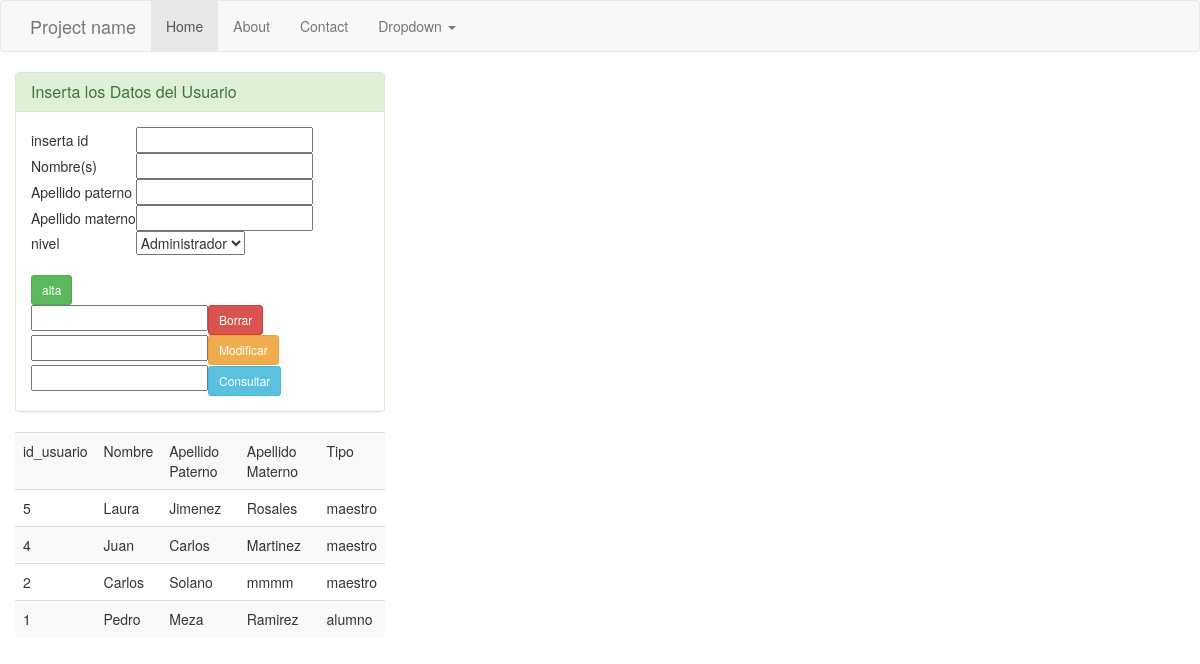
/testuser.php, run on the app's committed database.
### tables this page shows
CREATE TABLE `usuario` (
  `id_usuario` int(11) NOT NULL AUTO_INCREMENT,
  `Nombre` varchar(250) DEFAULT NULL,
  `apellido_paterno` varchar(250) DEFAULT NULL,
  `apellido_materno` varchar(250) DEFAULT NULL,
  `Telefono` varchar(250) DEFAULT NULL,
  `NumeroExterior` int(11) DEFAULT NULL,
  `NumeroInterior` int(11) DEFAULT NULL,
  `Colonia` varchar(250) DEFAULT NULL,
  `Municipio` varchar(250) DEFAULT NULL,
  `Estado` varchar(250) DEFAULT NULL,
  `CP` int(11) DEFAULT NULL,
  `Correo` varchar(250) DEFAULT NULL,
  `Usuario` varchar(250) DEFAULT NULL,
  `Contrasena` varchar(250) DEFAULT NULL,
  `Nivel` varchar(250) DEFAULT NULL,
  `status` varchar(250) DEFAULT NULL,
  PRIMARY KEY (`id_usuario`)
);

### Usuario.php (the view, shortened to what this page needs)
<?php
class usuario {
    public function readuG(){
        echo"<div class='table-responsive'>";
        echo" <table class=\"table table-striped\" >";
        echo"<tr><td>id_usuario</td><td>Nombre</td><td>Apellido Paterno</td><td>Apellido Materno</td><td>Tipo</td></tr>";
        $sql=mysql_query("select * from usuario  order by id_usuario desc ") or die (mysql_error());
        while($field= mysql_fetch_array($sql)){
            $this->id=$field['id_usuario'];
            $this->Nombre=$field['Nombre'];
            $this->apellido_paterno=$field['apellido_paterno'];
            $this->apellido_materno=$field['apellido_materno'];
            $this->Nivel=$field['Nivel'];
            switch($this->Nivel){
                case 2;
                    $type="alumno";
                    break;
                case 3;
                    $type="maestro";
                    break;
            }
            echo"<tr><td>$this->id</td><td>$this->Nombre</td><td>$this->apellido_paterno</td><td>$this->apellido_materno</td><td>$type</td></tr>";
        }
        echo"</table></div>";
    }
}
?>

### header.php (shortened to what this page needs)
<!DOCTYPE html>
<html lang="en">
<head>
    <link href="bootstrap/css/bootstrap.min.css" rel="stylesheet">
    <link rel="bootstrap/stylesheet" href="tic-72/bootstrap/css/bootstrap.min.css">
    <link rel="bootstrap/stylesheet" href="tic-72/bootstrap/css/bootstrap-theme.min.css">
<body>
<div class="navbar navbar-default">
    <div class="container">
        <div class="navbar-header">
            <a class="navbar-brand" href="#">Project name</a>
        </div>
        <div class="navbar-collapse collapse">
            <ul class="nav navbar-nav">
                <li class="active"><a href="#">Home</a></li>
                <li><a href="#about">About</a></li>
                <li><a href="#contact">Contact</a></li>
                <li class="dropdown">
                    <a href="#" class="dropdown-toggle" data-toggle="dropdown">Dropdown <span class="caret"></span></a>
                </li>
            </ul>
        </div>
    </div>
</div>
</body>
</html>

### testuser.php (shortened to what this page needs)
<?php
require_once('usuario.php');
require_once('header.php');
$new=new usuario();
echo "<div class='panel-bod'>
 <div class='col-sm-4'>
        <div class='panel panel-success'>
            <div class='panel-heading'>
                <h3 class='panel-title'>Inserta los Datos del Usuario</h3>
            </div>
            <div class='panel-body'>
      <form name='usuario' action='testuser.php' method='post'>
        <table>
		   <tr><td>inserta id</td><td><input type='text' name='id'></td>
            <tr><td>Nombre(s)</td><td><input type='text' name='name'></td>
            <tr><td>Apellido paterno</td><td><input type='text' name='apep'></td>
            <tr><td>Apellido materno</td><td><input type='text' name='apem'></td>
            <tr><td>nivel</td><td><select  name='nivel'>
                        <option value='1'>Administrador</option>
                        <option value='2'>Alumno</option>
                        <option value='3'>Maestro</option>
                    </select></td>
            </table>
            <br><input type='submit' class='btn btn-sm btn-success' name='submit' value='alta'>
        <br><input type='text' name='ide'><input type='submit' class='btn btn-sm btn-danger' name='submit' value='Borrar'>
        <br><input type='text' name='modifica'><input type='submit' class='btn btn-sm btn-warning' name='submit' value='Modificar'>
        <br><input type='text' name='sql'><input type='submit' class='btn btn-sm btn-info'  name='submit' value='Consultar'>
        </form>
    </div>
    </div>
";
$new->readuG();
?>

### data on the page
usuario: id_usuario "5", Nombre "Laura", apellido_paterno "Jimenez", apellido_materno "Rosales", Nivel "maestro"
usuario: id_usuario "4", Nombre "Juan", apellido_paterno "Carlos", apellido_materno "Martinez", Nivel "maestro"
usuario: id_usuario "2", Nombre "Carlos", apellido_paterno "Solano", apellido_materno "mmmm", Nivel "maestro"
usuario: id_usuario "1", Nombre "Pedro", apellido_paterno "Meza", apellido_materno "Ramirez", Nivel "alumno"
